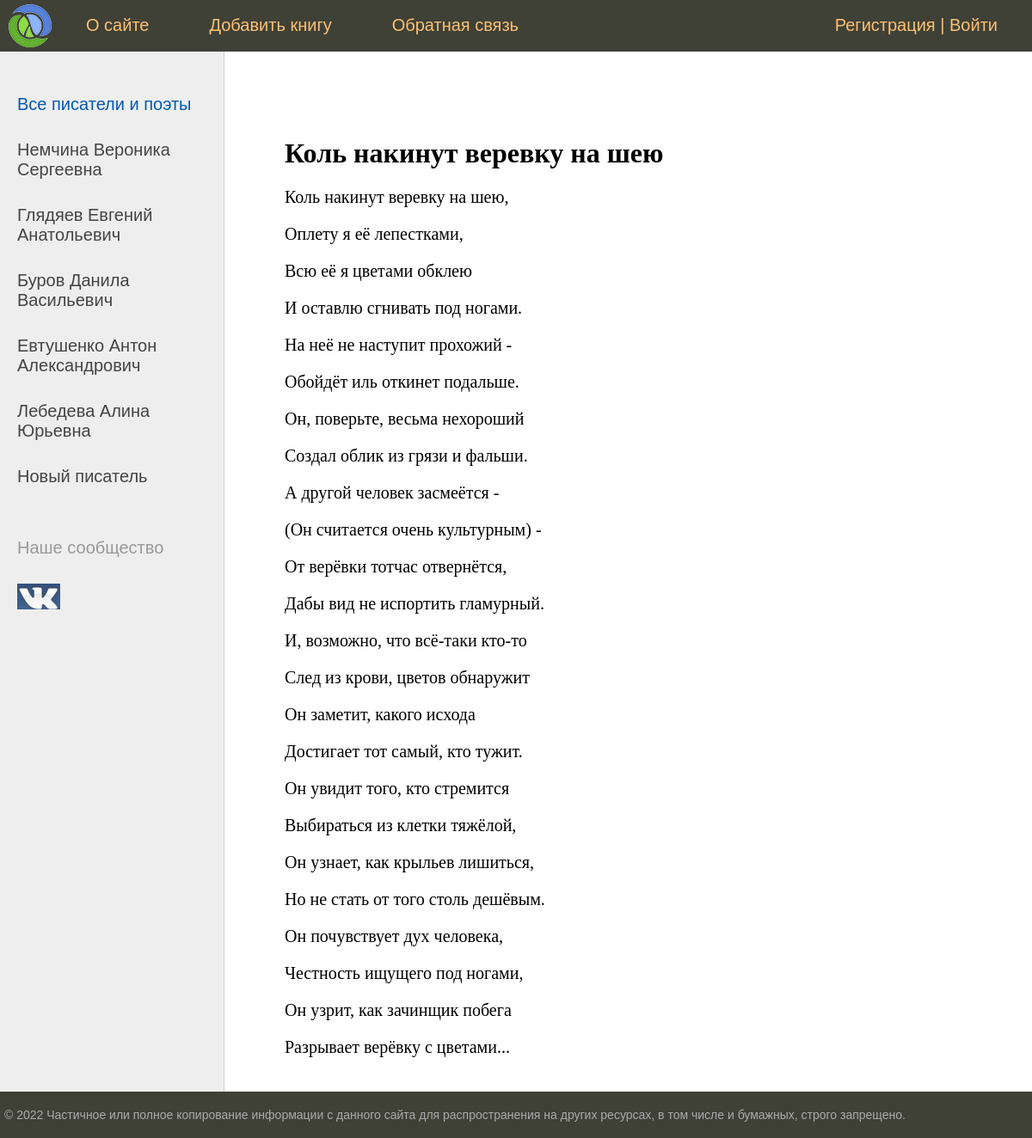
Screenshot of /post/NemchinaPoem/ with the database file from the repository.
### magazine/models.py (models this page shows, shortened)
class Category(models.Model):
    name = models.CharField(max_length=100, db_index=True, verbose_name="Категория")
    slug = models.SlugField(max_length=250, unique=True, db_index=True, verbose_name='URL')
    def get_absolute_url(self):
        return reverse('category', kwargs={'categor_slug': self.slug})
    class Meta:
        verbose_name = "Категории"
        verbose_name_plural = "Категории"
        ordering = ['id']

class Magazine(models.Model):
    title = models.CharField(max_length=200, verbose_name='Заголовок')
    content = models.TextField(blank=True, verbose_name="Контент")
    photo_magazine = models.ImageField(upload_to="photos/%Y/%m/%d/", verbose_name="Фото", blank=True)
    time_create = models.DateTimeField(auto_now_add=True, verbose_name="Время создания")
    time_update = models.DateTimeField(auto_now=True, verbose_name="Время изменнения")
    is_published = models.BooleanField(default=True, verbose_name="Публикация")
    categor = models.ForeignKey('Category', on_delete=models.PROTECT, verbose_name="Категория")
    slug = models.SlugField(max_length=250, unique=True, db_index=True, verbose_name='URL')
    views = models.IntegerField(default=20)
    def __str__(self):
        return self.title
    class Meta:
        verbose_name = 'Книги'
        verbose_name_plural = 'Книги'
        ordering = ['id']

### magazine/views.py (the view)
# urls.py: path('post/<slug:post_slug>/', ShowPost.as_view(), name='post'),
class ShowPost(DataMixin, DetailView):
    model = Magazine
    template_name = 'magazine/post.html'
    slug_url_kwarg = 'post_slug'
    context_object_name = 'post'
    def get_context_data(self, *, object_list=None, **kwargs):
        context = super().get_context_data(**kwargs)
        c_def = self.get_user_context(title=context['post'])
        return dict(list(context.items()) + list(c_def.items()))

### magazine/utils.py (called while the page is built)
    def get_user_context(self, **kwargs):
        context = kwargs
        categors = Category.objects.all()
        context['menu'] = menu
        context['categors'] = categors
        if 'categor_selected' not in context:
            context['categor_selected'] = 0
        return context

### magazine/templates/magazine/post.html (shortened to what this page needs)
{% extends 'magazine/base.html' %}
{% block content %}
<h1>{{post.title}}</h1>
{{post.content|linebreaks}}
{% endblock %}

### magazine/templates/magazine/base.html (shortened to what this page needs)
{% load static %}
{% load magazine_tags %}
<!DOCTYPE html>
<html>
<head>
	<link type="text/css" href="{% static 'magazine/css/style.css' %}" rel="stylesheet" />
</head>
<body>
<table class="table-page" border=0 cellpadding="0" cellspacing="0">
<tr><td valign=top>
{% block mainmenu %}
		<div class="header">
			<ul id="mainmenu" class="mainmenu">
			<li class="logo"><a href="{% url 'home' %}"><div class="logo"></div></a></li>
{% for m in menu %}
			<li><a href="{% url m.url_name %}">{{m.title}}</a></li>
{% endfor %}
				{% if request.user.is_authenticated %}
				<li class="last"> {{ user.username}} | <a href="{% url 'logout' %}">Выйти</a></li>
				{% else %}
				<li class="last"><a href="{% url 'register' %}">Регистрация</a> | <a href="{% url 'login' %}">Войти</a></li>
				{% endif %}
			</ul>
		</div>
{% endblock mainmenu %}
<table class="table-content" border=0 cellpadding="0" cellspacing="0">
<tr>
	<td valign="top" class="left-chapters">
	<ul id="leftchapters">
{% if categor_selected == 0 %}
		<li class="selected">Все писатели и поэты</li>
{% else %}
		<li><a href="{% url 'home' %}">Все писатели и поэты</a></li>
{% endif %}
{% for c in categors %}
	{% if c.pk == categor_selected %}
		<li class="selected">{{c.name}}</li>
	{% else %}
		<li><a href="{{ c.get_absolute_url }}">{{c.name}}</a></li>
	{% endif %}
{% endfor %}
		<li class="share">
		<p>Наше сообщество</p>
		<a class="share-yt" href="https://vk.com/writers_club_1" target="_blank" rel="nofollow"></a>
		</li>
	</ul>
</td>
<td valign="top" class="content">
<div class="content-text">
{% block content %}
{% endblock %}
	</div>
</td></tr></table>
</td></tr>
<tr><td valign=top>
	<div id="footer">
		<p>&copy; 2022 Частичное или полное копирование информации с данного сайта для распространения на других ресурсах, в том числе и бумажных, строго запрещено.</p>
	</div>
</td></tr></table>
</body>
</html>

### magazine/static/magazine/css/style.css (style rules this page uses)
html, body { font-family: 'Arial'; margin: 0; padding: 0; height: 100%; width: 100%; color: #444; }
a { color: #0059b2; text-decoration: none; }
.table-page { width: 100%; height: 100%; vertical-align: top; }
.table-page tr { height: 100%; }
.header { background: #3F4137; height: 60px; }
.logo { background: url('../images/logo.png') no-repeat 10px 5px; width: 70px; height: 60px; }
ul.mainmenu { list-style: none; margin: 0; padding: 0; height: 60px; color: #fdc073; font-size: 20px; overflow: hidden; }
ul.mainmenu li { float: left; margin: 18px 40px 0 30px; }
ul.mainmenu li.logo { margin: 0; }
ul.mainmenu li.last { float: right; }
ul.mainmenu li a { color: #fdc073; text-decoration: none; }
.table-content { width: 100%; min-height: 100%; height: 100%; }
.left-chapters { margin: 0; background: #eee; border-right: 1px solid #ccc; min-height: 100%; }
.left-chapters ul { width: 230px; min-height: 100%; margin: 0; padding: 20px 10px 10px 20px; list-style: none; font-size: 20px; }
.left-chapters ul li { margin: 30px 0 0 0; color: #999; }
.left-chapters ul li.selected { color: #0059b2; }
.left-chapters ul li a { color: #444; text-decoration: none; }
.left-chapters ul li.share { margin: 60px 0 0 0; }
.left-chapters ul li.share p { margin: 30px 0 30px 0; }
.left-chapters ul li.share a { display: inline-block; width: 40px; height: 40px; margin: 0 20px 0 0; }
.left-chapters ul li.share a.share-yt { width: 100%; height: 30px; background: url('../images/share.png') no-repeat 0 0 }
.content { padding: 40px 20px 20px 40px; width: 100%; box-sizing: border-box; }
.content-text { margin: 60px 0 0 30px; color: #000; font-size: 20px; font-family: Yandex Sans Display Light; }
.content-text h1 { font-size: 32px; }
#footer { box-sizing: border-box; background: #3F4137; padding: 5px; color: #aaa; font-size: 14px; font-family: Verdana, Geneva, Arial, Helvetica; text-align: left; overflow: hidden; }

### rows the page displays
Category: name "Немчина Вероника Сергеевна"
Category: name "Глядяев Евгений Анатольевич"
Category: name "Буров Данила Васильевич"
Category: name "Евтушенко Антон Александрович"
Category: name "Лебедева Алина Юрьевна"
Category: name "Новый писатель"
Magazine: title "Коль накинут веревку на шею", content "Коль накинут веревку на шею, Оплету я её лепестками, Всю её я цветами обклею И оставлю сгнивать под ногами. На неё не наступит прохожий - Обойдёт иль откинет подальше. Он, поверьте, весьма нехороший Создал облик из грязи и фальши. А другой человек засмеётся - (Он считается очень культурным) - От верёвки тотчас отвернётся, Дабы вид не испортить гламурный. И, возможно, что всё-таки кто-то След из крови, цветов обнаружит Он заметит, какого исхода Достигает тот самый, кто тужит. Он увидит того, кто стремится Выбираться из клетки тяжёлой, Он узнает, как крыльев лишиться, Но не стать от того столь дешёвым. Он почувствует дух человека, Честность ищущего под ногами, Он узрит, как зачинщик побега…"

### other values shown
{{ m.title }} "О сайте" "Добавить книгу" "Обратная связь"
